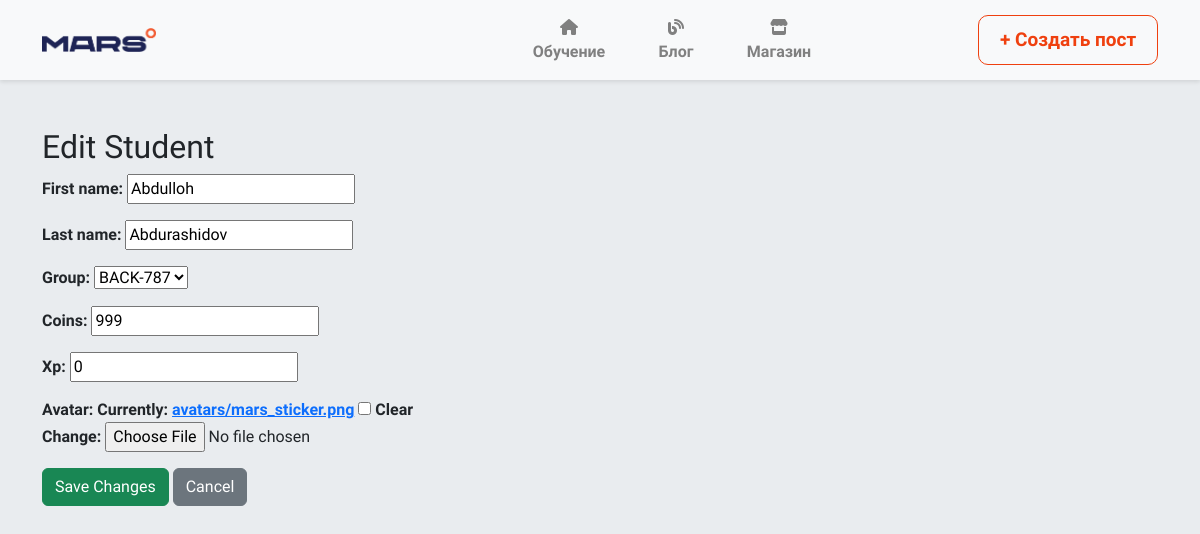
/users/edit_student/4/, run on the app's committed database.
### users/models.py (models this page shows, shortened)
class CustomUser(AbstractUser):
    groups = models.ManyToManyField(
        'auth.Group',
        related_name='customuser_set',  # related_name bilan to'qnashuv oldini olish
        blank=True
    )
    user_permissions = models.ManyToManyField(
        'auth.Permission',
        related_name='customuser_set_permissions',  # related_name bilan to'qnashuv oldini olish
        blank=True
    )

class Student(CustomUser):
    LIGAS = (
        ('Hacker', 'Hacker'),
        ('Coder', 'Coder'),
        ('Gamer', 'Gamer')
    )
    liga = models.CharField(max_length=10, choices=LIGAS, default=random.choice(LIGAS)[0])
    coins = models.IntegerField(default=0)
    xp = models.IntegerField(default=0)
    avatar = models.ImageField(upload_to='avatars/', blank=True, null=True)
    group = models.ForeignKey(Group, on_delete=models.DO_NOTHING)
    phone = models.CharField(max_length=13, blank=True, null=True)

### users/views.py (the view)
# urls.py: path('edit_student/<int:id>/', edit_student, name='edit_student'),
def edit_student(request, id):
    student = get_object_or_404(Student, id=id)
    if request.method == 'POST':
        form = EditStudentForm(request.POST, request.FILES, instance=student)
        if form.is_valid():
            form.save()
            return redirect('admin_page')
    else:
        form = EditStudentForm(instance=student)
    return render(request, 'edit_student.html', {'form': form})

### users/forms.py
class EditStudentForm(forms.ModelForm):
    class Meta:
        model = Student
        fields = ['first_name', 'last_name', 'group', 'coins', 'xp', 'avatar']

### users/models.py (called while the page is built)
    def __str__(self):
        return self.name

### templates/edit_student.html (shortened to what this page needs)
{% extends "base.html" %}
{% block content %}
<div class="container mt-5">
    <h2>Edit Student</h2>
    <form method="post" enctype="multipart/form-data">
        {{ form.as_p }}
        <button type="submit" class="btn btn-success">Save Changes</button>
        <a href="{% url 'admin_page' %}" class="btn btn-secondary">Cancel</a>
    </form>
</div>
{% endblock %}

### templates/base.html (style rules this page uses)
body { font-family: 'Onest', sans-serif; font-weight: 700; }

### data on the page
CustomUser: first_name "Abdulloh", last_name "Abdurashidov"
Student: group "BACK-787", coins "999", xp "0"
